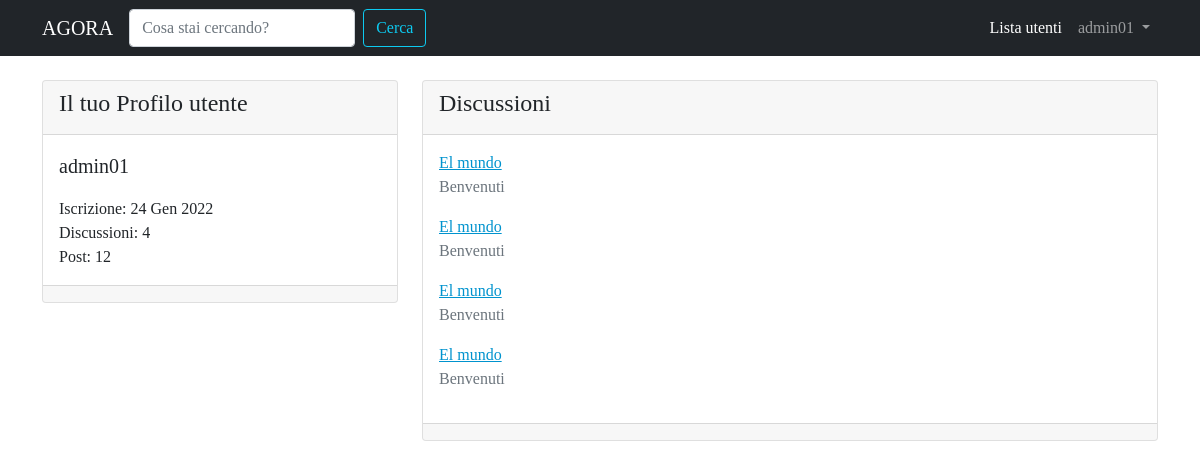
Page /user/admin01/ (signed in) on the committed database.
### forum/models.py (models this page shows, shortened)
class Discussione(models.Model):
    titolo = models.CharField(max_length=120)
    data_creazione = models.DateTimeField(auto_now_add=True)
    autore_discussione = models.ForeignKey(User, on_delete=models.CASCADE,related_name="discussioni")
    sezione_appartenenza = models.ForeignKey(Sezione, on_delete=models.CASCADE)
    class Meta:
        verbose_name = "Discussione"
        verbose_name_plural= "Discussioni"
    def get_absolute_url(self):
        return reverse("singola_discussione", kwargs={"pk": self.pk})

class Sezione(models.Model):
    nome_sezione = models.CharField(max_length=80)
    descrizione = models.CharField(max_length=150, blank=True, null=True)
    logo_sezione = models.ImageField(blank=True, null=True)
    def __str__(self):
        return self.nome_sezione
    class Meta:
        verbose_name = "Sezione"
        verbose_name_plural = "Sezioni"

### core/views.py (the view)
# urls.py: path('user/<str:username>/', views.user_profile_view , name='user_profile'),
def user_profile_view(request, username):
    user = get_object_or_404(User, username=username)
    discussioni_utente = Discussione.objects.filter(autore_discussione=user).order_by("-pk")
    context = {"user": user, "discussioni_utente":discussioni_utente}
    return render(request, "core/user_profile.html", context)

### core/templates/core/user_profile.html (shortened to what this page needs)
{% extends 'base.html' %}
{% block content %}
<div class="row mt-3">
    <div class="col-4">
        <div class="card my-2">
            <div class="card-header">
                <h4>
                    {% if request.user == user %}
                    Il tuo
                    {% endif %}
                    Profilo utente
                    </h4>
            </div>
            <div class="card-body">
                <p class="lead">{{ user }}</p>
                <p class="mb-0">Iscrizione: {{ user.date_joined|date:"d M Y" }}</p>
                <p class="mb-0">Discussioni: {{ user.discussioni.count }}</p>
                <p class="mb-0">Post: {{ user.posts.count }}</p>
            </div>
            <div class="card-footer"></div>
        </div>
    </div>
    <div class="col-8">
        <div class="card my-2">
            <div class="card-header">
                <h4>Discussioni</h4>
            </div>
            <div class="card-body">
                {% for discussione in discussioni_utente  %}
                    <a href="{{ discussione.get_absolute_url }}">{{ discussione.titolo }}</a>
                    <p class="text-muted">{{ discussione.sezione_appartenenza }}</p>
                 {% empty %}
                 {% if request.user != user %}
                 <p>{{ user }} non ha creato alcuna discussione!</p>
                {% else %}
                 <p>Non hai creato alcuna discussione! Inizia Subito!</p>
                {% endif %}
                {% endfor %}
            </div>
            <div class="card-footer"></div>
        </div>
    </div>
</div>
{% endblock content %}

### templates/base.html (shortened to what this page needs)
{% load static %}
<!doctype html>
<html lang="en">
  <head>
    <link href="https://cdn.jsdelivr.net/npm/bootstrap@5.1.3/dist/css/bootstrap.min.css" rel="stylesheet">
    <link rel="stylesheet" href="{% static 'css/agora.css' %}">
  </head>
  <body>
    <nav class="navbar navbar-expand-lg navbar-dark bg-dark">
        <div class="container">
          <a class="navbar-brand" href="/">AGORA</a>
          <form class="d-flex" action="{% url 'funzione_cerca' %}">
            <input name="q"  class="form-control me-2" type="search" placeholder="Cosa stai cercando?" aria-label="Search">
            <button class="btn btn-outline-info" type="submit">Cerca</button>
          </form>
          <div class="collapse navbar-collapse" id="navbarSupportedContent">
            <ul class="navbar-nav ms-auto mb-2 mb-lg-0">
              <li class="nav-item">
                <a class="nav-link active" aria-current="page" href="{% url 'users_list' %}">Lista utenti</a>
              </li>
              {% if request.user.is_authenticated %}
              <li class="nav-item dropdown">
                <a class="nav-link dropdown-toggle" href="#" id="navbarDropdown" role="button" data-bs-toggle="dropdown" aria-expanded="false">
                  {{ request.user.username }}
                </a>
              {% endif %}
          </div>
        </div>
      </nav>
      <section class="container">
        {% block content %}
        {% endblock content %}
      </section>
  </body>
</html>

### static-storage/css/agora.css (style rules this page uses)
body { font-family: 'Slabo 27px',serif; }
a, a:hover { color: rgb(0, 147, 206); }

### rows in the picture
Discussione: titolo "El mundo", sezione_appartenenza "Benvenuti"
Discussione: titolo "El mundo", sezione_appartenenza "Benvenuti"
Discussione: titolo "El mundo", sezione_appartenenza "Benvenuti"
Discussione: titolo "El mundo", sezione_appartenenza "Benvenuti"

### other values in the picture
{{ request.user.username }} "admin01"
{{ user }} "admin01"
{{ user.date_joined|date:"d M Y" }} "24 Gen 2022"
{{ user.discussioni.count }} "4"
{{ user.posts.count }} "12"
